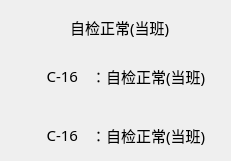
   <widget class="QWidget" name="verticalLayoutWidget_9">
    <property name="geometry">
     <rect>
      <x>1360</x>
      <y>880</y>
      <width>231</width>
      <height>161</height>
     </rect>
    </property>
    <layout class="QVBoxLayout" name="verticalLayout_16">
     <item>
      <layout class="QHBoxLayout" name="horizontalLayout_61">
       <item>
        <spacer name="horizontalSpacer_13">
         <property name="orientation">
          <enum>Qt::Horizontal</enum>
         </property>
         <property name="sizeHint" stdset="0">
          <size>
           <width>40</width>
           <height>20</height>
          </size>
         </property>
        </spacer>
       </item>
       <item>
        <widget class="QLabel" name="label_210">
         <property name="minimumSize">
          <size>
           <width>33</width>
           <height>33</height>
          </size>
         </property>
         <property name="maximumSize">
          <size>
           <width>33</width>
           <height>33</height>
          </size>
         </property>
         <property name="styleSheet">
          <string notr="true">border-image: url(:/img/false.png);</string>
         </property>
         <property name="text">
          <string/>
         </property>
        </widget>
       </item>
       <item>
        <widget class="QLabel" name="label_117">
         <property name="minimumSize">
          <size>
           <width>150</width>
           <height>30</height>
          </size>
         </property>
         <property name="maximumSize">
          <size>
           <width>150</width>
           <height>30</height>
          </size>
         </property>
         <property name="font">
          <font>
           <family>宋体</family>
           <pointsize>11</pointsize>
          </font>
         </property>
         <property name="text">
          <string>自检正常(当班)</string>
         </property>
        </widget>
       </item>
      </layout>
     </item>
     <item>
      <spacer name="verticalSpacer_20">
       <property name="orientation">
        <enum>Qt::Vertical</enum>
       </property>
       <property name="sizeHint" stdset="0">
        <size>
         <width>20</width>
         <height>40</height>
        </size>
       </property>
      </spacer>
     </item>
     <item>
      <layout class="QHBoxLayout" name="horizontalLayout_62">
       <item>
        <widget class="QLabel" name="label_118">
         <property name="minimumSize">
          <size>
           <width>60</width>
           <height>30</height>
          </size>
         </property>
         <property name="maximumSize">
          <size>
           <width>60</width>
           <height>30</height>
          </size>
         </property>
         <property name="font">
          <font>
           <family>宋体</family>
           <pointsize>11</pointsize>
          </font>
         </property>
         <property name="text">
          <string>C-16</string>
         </property>
         <property name="alignment">
          <set>Qt::AlignRight|Qt::AlignTrailing|Qt::AlignVCenter</set>
         </property>
        </widget>
       </item>
       <item>
        <widget class="QLabel" name="label_119">
         <property name="minimumSize">
          <size>
           <width>120</width>
           <height>30</height>
          </size>
         </property>
         <property name="maximumSize">
          <size>
           <width>120</width>
           <height>30</height>
          </size>
         </property>
         <property name="font">
          <font>
           <family>宋体</family>
           <pointsize>11</pointsize>
          </font>
         </property>
         <property name="text">
          <string>：自检正常(当班)</string>
         </property>
        </widget>
       </item>
      </layout>
     </item>
     <item>
      <spacer name="verticalSpacer_21">
       <property name="orientation">
        <enum>Qt::Vertical</enum>
       </property>
       <property name="sizeHint" stdset="0">
        <size>
         <width>20</width>
         <height>40</height>
        </size>
       </property>
      </spacer>
     </item>
     <item>
      <spacer name="verticalSpacer_22">
       <property name="orientation">
        <enum>Qt::Vertical</enum>
       </property>
       <property name="sizeHint" stdset="0">
        <size>
         <width>20</width>
         <height>40</height>
        </size>
       </property>
      </spacer>
     </item>
     <item>
      <layout class="QHBoxLayout" name="horizontalLayout_63">
       <item>
        <widget class="QLabel" name="label_120">
         <property name="minimumSize">
          <size>
           <width>60</width>
           <height>30</height>
          </size>
         </property>
         <property name="maximumSize">
          <size>
           <width>60</width>
           <height>30</height>
          </size>
         </property>
         <property name="font">
          <font>
           <family>宋体</family>
           <pointsize>11</pointsize>
          </font>
         </property>
         <property name="text">
          <string>C-16</string>
         </property>
         <property name="alignment">
          <set>Qt::AlignRight|Qt::AlignTrailing|Qt::AlignVCenter</set>
         </property>
        </widget>
       </item>
       <item>
        <widget class="QLabel" name="label_125">
         <property name="minimumSize">
          <size>
           <width>120</width>
           <height>30</height>
          </size>
         </property>
         <property name="maximumSize">
          <size>
           <width>120</width>
           <height>30</height>
          </size>
         </property>
         <property name="font">
          <font>
           <family>宋体</family>
           <pointsize>11</pointsize>
          </font>
         </property>
         <property name="text">
          <string>：自检正常(当班)</string>
         </property>
        </widget>
       </item>
      </layout>
     </item>
    </layout>
   </widget>
